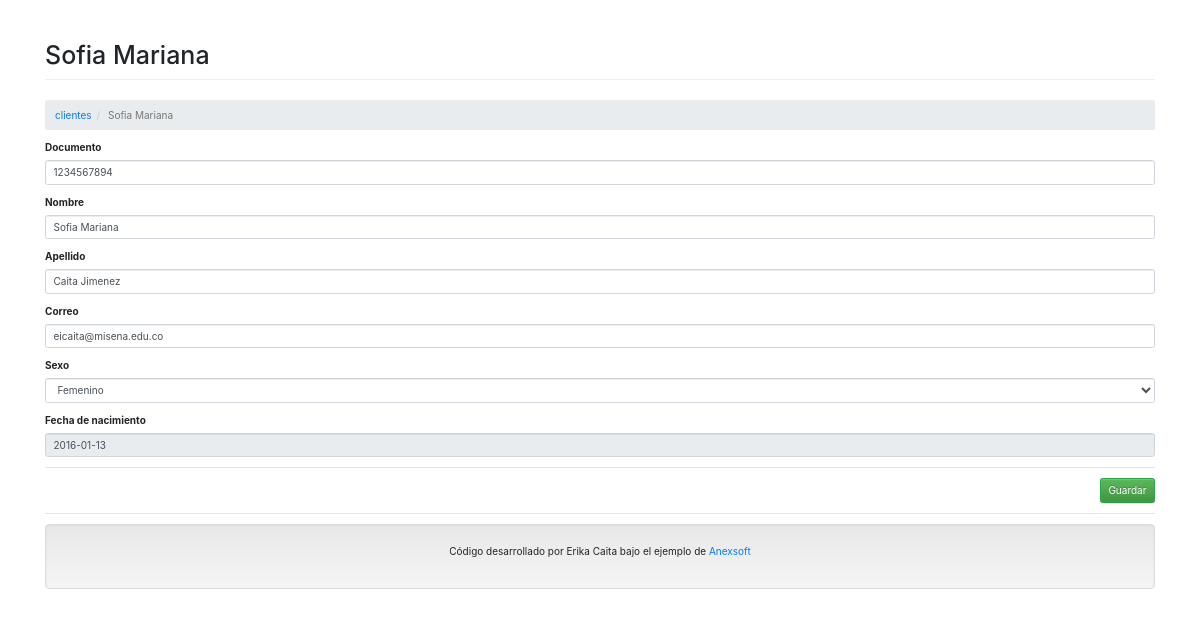
/?c=Cliente&a=Crud&id=8, run on the app's committed database.
### tables this page shows
CREATE TABLE `clientes` (
  `id` int(11) NOT NULL,
  `Documento` int(11) NOT NULL,
  `Nombre` varchar(50) NOT NULL DEFAULT '0',
  `Apellido` varchar(50) NOT NULL DEFAULT '0',
  `Sexo` tinyint(4) NOT NULL DEFAULT '0',
  `FechaNacimiento` varchar(20) DEFAULT NULL,
  `FechaRegistro` varchar(20) DEFAULT NULL,
  `Correo` varchar(50) NOT NULL
);

### controller/Cliente.controller.php (called while the page is built, shortened)
<?php
require_once 'model/Cliente.php';
class ClienteController{
    private $model;
    public function __CONSTRUCT(){
        $this->model = new Cliente();
    }
    public function Crud(){
        $alm = new Cliente();
        if(isset($_REQUEST['id'])){
            $alm = $this->model->Obtener($_REQUEST['id']);
        }
        require_once 'view/header.php';
        require_once 'view/Cliente/Cliente-editar.php';
        require_once 'view/footer.php';
    }
	}

### model/database.php (called while the page is built)
<?php
class Database
{
    public static function StartUp()
    {
        $pdo = new PDO('mysql:host=localhost;dbname=usuarios;charset=utf8', 'root', '');
        $pdo->setAttribute(PDO::ATTR_ERRMODE, PDO::ERRMODE_EXCEPTION);
        return $pdo;
    }
}

### model/Cliente.php (called while the page is built, shortened)
<?php
class Cliente
{
	private $pdo;
	public function __CONSTRUCT()
	{
		try
		{
			$this->pdo = Database::StartUp();
		}
		catch(Exception $e)
		{
			die($e->getMessage());
		}
	}
	public function Obtener($id)
	{
		try
		{
			$stm = $this->pdo
			          ->prepare("SELECT * FROM clientes WHERE id = ?");
			$stm->execute(array($id));
			return $stm->fetch(PDO::FETCH_OBJ);
		} catch (Exception $e)
		{
			die($e->getMessage());
		}
	}
}

### view/Cliente/Cliente-editar.php (the view, shortened to what this page needs)
<h1 class="page-header">
    <?php echo $alm->id != null ? $alm->Nombre : 'Nuevo Registro'; ?>
</h1>
<ol class="breadcrumb">
  <li><a href="?c=Cliente">clientes</a></li>
  <li class="active"><?php echo $alm->id != null ? $alm->Nombre : 'Nuevo Registro'; ?></li>
</ol>
<form id="frm-cliente" action="?c=Cliente&a=Guardar" method="post" enctype="multipart/form-data">
    <div class="form-group">
        <label>Documento</label>
        <input type="text" name="Documento" value="<?php echo $alm->Documento; ?>" class="form-control" placeholder="Ingrese su Documento" data-validacion-tipo="requerido|min:3" />
    </div>
    <div class="form-group">
        <label>Nombre</label>
        <input type="text" name="Nombre" value="<?php echo $alm->Nombre; ?>" class="form-control" placeholder="Ingrese su nombre" data-validacion-tipo="requerido|min:3" />
    </div>
    <div class="form-group">
        <label>Apellido</label>
        <input type="text" name="Apellido" value="<?php echo $alm->Apellido; ?>" class="form-control" placeholder="Ingrese su apellido" data-validacion-tipo="requerido|min:10" />
    </div>
    <div class="form-group">
        <label>Correo</label>
        <input type="text" name="Correo" value="<?php echo $alm->Correo; ?>" class="form-control" placeholder="Ingrese su correo electrónico" data-validacion-tipo="requerido|email" />
    </div>
    <div class="form-group">
        <label>Sexo</label>
        <select name="Sexo" class="form-control">
            <option <?php echo $alm->Sexo == 2 ? 'selected' : ''; ?> value="2">Femenino</option>
        </select>
    </div>
    <div class="form-group">
        <label>Fecha de nacimiento</label>
        <input readonly type="text" name="FechaNacimiento" value="<?php echo $alm->FechaNacimiento; ?>" class="form-control datepicker" placeholder="Ingrese su fecha de nacimiento" data-validacion-tipo="requerido" />
    </div>
    <hr />
    <div class="text-right">
        <button class="btn btn-success">Guardar</button>
    </div>
</form>

### data on the page
clientes: Nombre "Sofia Mariana", Documento "1234567894", Apellido "Caita Jimenez", Correo "eicaita@misena.edu.co", Sexo "Femenino", FechaNacimiento "2016-01-13"
